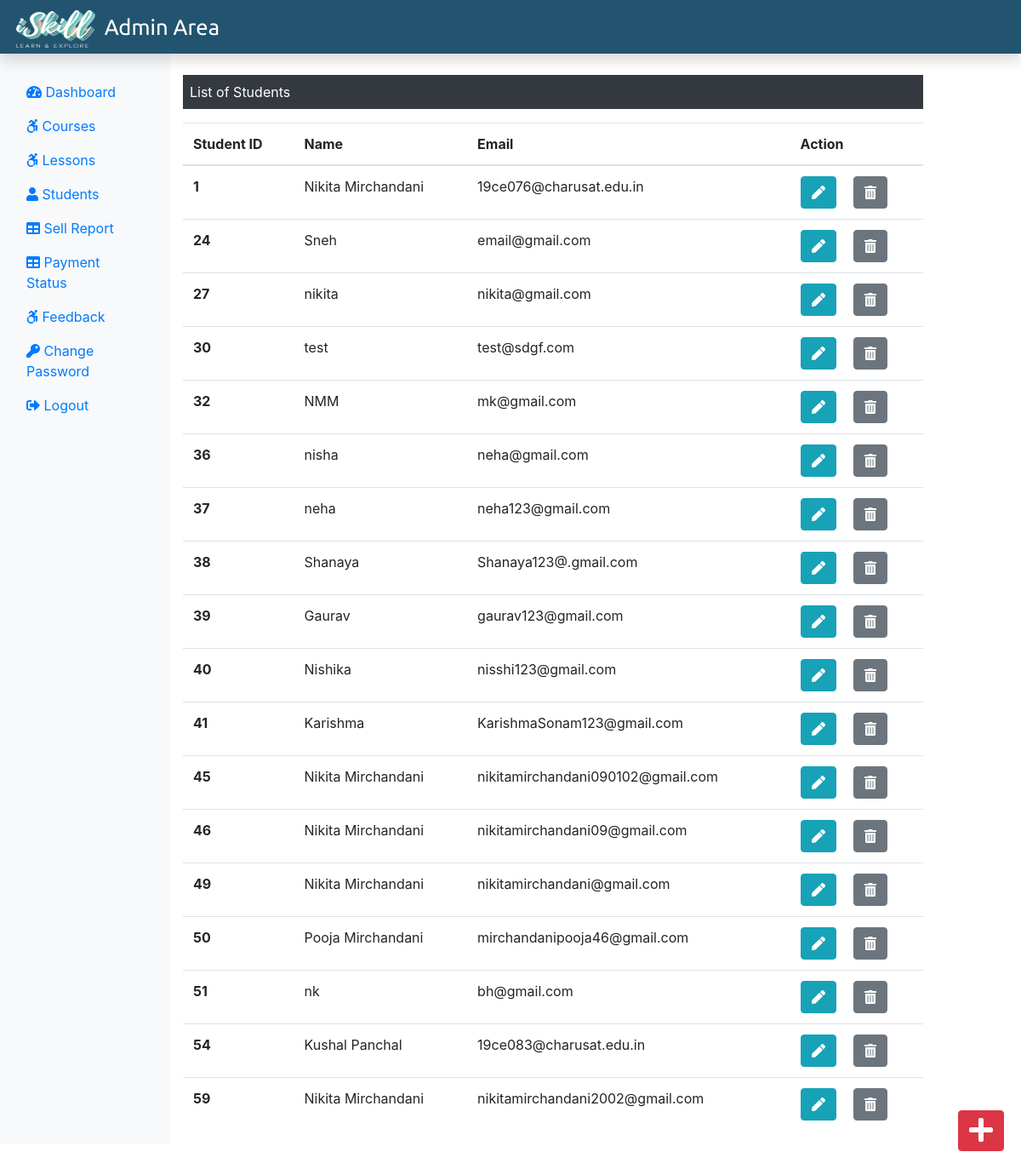
Screenshot of /Admin/students.php (signed in) with the database file from the repository.
### tables this page shows
CREATE TABLE `tblstudent` (
  `StudentId` int(11) NOT NULL,
  `StudentEmail` varchar(255) NOT NULL,
  `StudentName` varchar(255) NOT NULL,
  `StudentOccupation` varchar(255) NOT NULL,
  `StudentImage` text NOT NULL,
  `StudentPassword` varchar(255) NOT NULL,
  `StudentConfirmPassword` varchar(255) NOT NULL
);

### Admin/students.php (the view, shortened to what this page needs)
<?php
include('./admininclude/header.php');
include('../dbConnection.php');
?>
<div class="col-sm-9 mt-5">
    <p class="bg-dark text-white p-2">List of Students</p>
    <?php
        $sql = "SELECT * FROM tblStudent";
        $result = $conn->query($sql);
        if($result->num_rows > 0){
      ?>
    <table class="table">
        <thread>
            <tr>
                <th scope="col">Student ID </th>
                <th scope="col">Name</th>
                <th scope="col">Email</th>
                <th scope="col">Action</th>
            </tr>
        </thread>
        <tbody>
            <?php while($row = $result->fetch_assoc()){
           echo '<tr>';
           echo '<th scope="row">'.$row['StudentId'].'</th>';
           echo '<td>'.$row['StudentName'].'</td>';
           echo '<td>'.$row['StudentEmail'].'</td>';
           echo '<td>';
           echo '<form action="editstudent.php" method="POST" class="d-inline">
           <input type ="hidden" name="id" value='.$row["StudentId"].'>
           <button
                    type="submit"
                    class="btn btn-info mr-3"
                    name="view"
                    value="View"
                >
                <i class="fas fa-pen"></i>
                </button>
                </form>
                <form action= "" method="POST" class="d-inline">
                <input type ="hidden" name="id" value='.$row["StudentId"].'>
                <button
                    type="submit"
                    class="btn btn-secondary"
                    name="delete"
                    value="Delete"
                >
                <i class="fas fa-trash-alt"></i>
                </button>
                </form>';
               echo '</td>
                </tr>';
             } ?>
</tbody>
</table>
<?php } else{
    echo "0 Result !";
}
?>
</div>
</div>
<div>
<a class="btn btn-danger box"
href="./addnewstudent.php"><i class="fas fa-plus fa-2x"></i></a>
</div>
</div>
<?php
include('./admininclude/footer.php');
?>

### css/adminstyle.css (style rules this page uses)
.box { position: fixed; bottom: 10px; right: 20px; margin-bottom: 30px; }

### rows the page displays
tblstudent: StudentId "1", StudentName "Nikita Mirchandani", StudentEmail "19ce076@charusat.edu.in"
tblstudent: StudentId "24", StudentName "Sneh", StudentEmail "email@gmail.com"
tblstudent: StudentId "27", StudentName "nikita", StudentEmail "nikita@gmail.com"
tblstudent: StudentId "30", StudentName "test", StudentEmail "test@sdgf.com"
tblstudent: StudentId "32", StudentName "NMM", StudentEmail "mk@gmail.com"
tblstudent: StudentId "36", StudentName "nisha", StudentEmail "neha@gmail.com"
tblstudent: StudentId "37", StudentName "neha", StudentEmail "neha123@gmail.com"
tblstudent: StudentId "38", StudentName "Shanaya", StudentEmail "Shanaya123@.gmail.com"
tblstudent: StudentId "39", StudentName "Gaurav", StudentEmail "gaurav123@gmail.com"
tblstudent: StudentId "40", StudentName "Nishika", StudentEmail "nisshi123@gmail.com"
tblstudent: StudentId "41", StudentName "Karishma", StudentEmail "KarishmaSonam123@gmail.com"
tblstudent: StudentId "45", StudentName "Nikita Mirchandani", StudentEmail "nikitamirchandani090102@gmail.com"
tblstudent: StudentId "46", StudentName "Nikita Mirchandani", StudentEmail "nikitamirchandani09@gmail.com"
tblstudent: StudentId "49", StudentName "Nikita Mirchandani", StudentEmail "nikitamirchandani@gmail.com"
tblstudent: StudentId "50", StudentName "Pooja Mirchandani", StudentEmail "mirchandanipooja46@gmail.com"
tblstudent: StudentId "51", StudentName "nk", StudentEmail "bh@gmail.com"
tblstudent: StudentId "54", StudentName "Kushal Panchal", StudentEmail "19ce083@charusat.edu.in"
tblstudent: StudentId "59", StudentName "Nikita Mirchandani", StudentEmail "nikitamirchandani2002@gmail.com"
